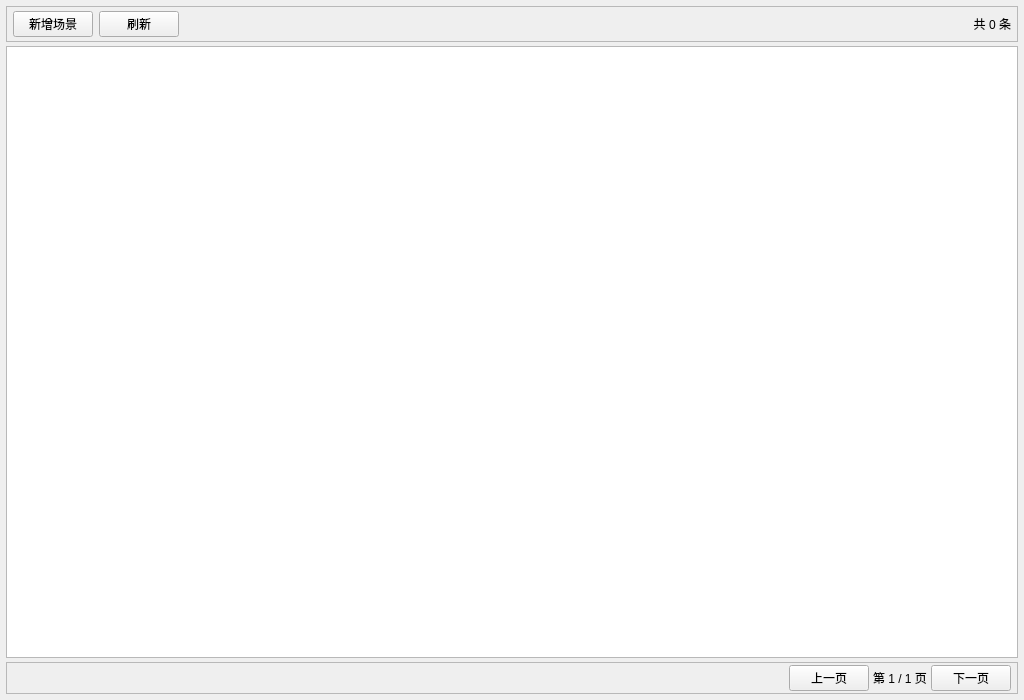
<?xml version="1.0" encoding="UTF-8"?>
<ui version="4.0">
 <class>frmSceneList</class>
 <widget class="QWidget" name="frmSceneList">
  <property name="geometry">
   <rect>
    <x>0</x>
    <y>0</y>
    <width>1024</width>
    <height>700</height>
   </rect>
  </property>
  <property name="windowTitle">
   <string>场景列表</string>
  </property>
  <layout class="QVBoxLayout" name="verticalLayout">
   <property name="spacing">
    <number>4</number>
   </property>
   <property name="leftMargin">
    <number>6</number>
   </property>
   <property name="topMargin">
    <number>6</number>
   </property>
   <property name="rightMargin">
    <number>6</number>
   </property>
   <property name="bottomMargin">
    <number>6</number>
   </property>
   <item>
    <widget class="QFrame" name="frameToolbar">
     <property name="frameShape">
      <enum>QFrame::StyledPanel</enum>
     </property>
     <property name="frameShadow">
      <enum>QFrame::Raised</enum>
     </property>
     <property name="maximumHeight">
      <number>42</number>
     </property>
     <layout class="QHBoxLayout" name="horizontalLayoutToolbar">
      <property name="spacing">
       <number>6</number>
      </property>
      <property name="leftMargin">
       <number>6</number>
      </property>
      <property name="topMargin">
       <number>4</number>
      </property>
      <property name="rightMargin">
       <number>6</number>
      </property>
      <property name="bottomMargin">
       <number>4</number>
      </property>
      <item>
       <widget class="QPushButton" name="btnAdd">
        <property name="text">
         <string>新增场景</string>
        </property>
        <property name="minimumWidth">
         <number>90</number>
        </property>
       </widget>
      </item>
      <item>
       <widget class="QPushButton" name="btnRefresh">
        <property name="text">
         <string>刷新</string>
        </property>
        <property name="minimumWidth">
         <number>60</number>
        </property>
       </widget>
      </item>
      <item>
       <spacer name="horizontalSpacer">
        <property name="orientation">
         <enum>Qt::Horizontal</enum>
        </property>
        <property name="sizeHint" stdset="0">
         <size>
          <width>40</width>
          <height>20</height>
         </size>
        </property>
       </spacer>
      </item>
      <item>
       <widget class="QLabel" name="labTotal">
        <property name="text">
         <string>共 0 条</string>
        </property>
        <property name="alignment">
         <set>Qt::AlignRight|Qt::AlignVCenter</set>
        </property>
       </widget>
      </item>
     </layout>
    </widget>
   </item>
   <item>
    <widget class="QTableView" name="tableView"/>
   </item>
   <item>
    <widget class="QFrame" name="framePage">
     <property name="frameShape">
      <enum>QFrame::StyledPanel</enum>
     </property>
     <property name="frameShadow">
      <enum>QFrame::Raised</enum>
     </property>
     <property name="maximumHeight">
      <number>40</number>
     </property>
     <layout class="QHBoxLayout" name="horizontalLayoutPage">
      <property name="spacing">
       <number>4</number>
      </property>
      <property name="leftMargin">
       <number>6</number>
      </property>
      <property name="topMargin">
       <number>2</number>
      </property>
      <property name="rightMargin">
       <number>6</number>
      </property>
      <property name="bottomMargin">
       <number>2</number>
      </property>
      <item>
       <spacer name="horizontalSpacerPage">
        <property name="orientation">
         <enum>Qt::Horizontal</enum>
        </property>
        <property name="sizeHint" stdset="0">
         <size>
          <width>40</width>
          <height>20</height>
         </size>
        </property>
       </spacer>
      </item>
      <item>
       <widget class="QPushButton" name="btnPrevPage">
        <property name="text">
         <string>上一页</string>
        </property>
        <property name="maximumWidth">
         <number>70</number>
        </property>
       </widget>
      </item>
      <item>
       <widget class="QLabel" name="labPageInfo">
        <property name="text">
         <string>第 1 / 1 页</string>
        </property>
        <property name="alignment">
         <set>Qt::AlignCenter</set>
        </property>
        <property name="minimumWidth">
         <number>100</number>
        </property>
       </widget>
      </item>
      <item>
       <widget class="QPushButton" name="btnNextPage">
        <property name="text">
         <string>下一页</string>
        </property>
        <property name="maximumWidth">
         <number>70</number>
        </property>
       </widget>
      </item>
     </layout>
    </widget>
   </item>
  </layout>
 </widget>
 <resources/>
 <connections/>
</ui>
